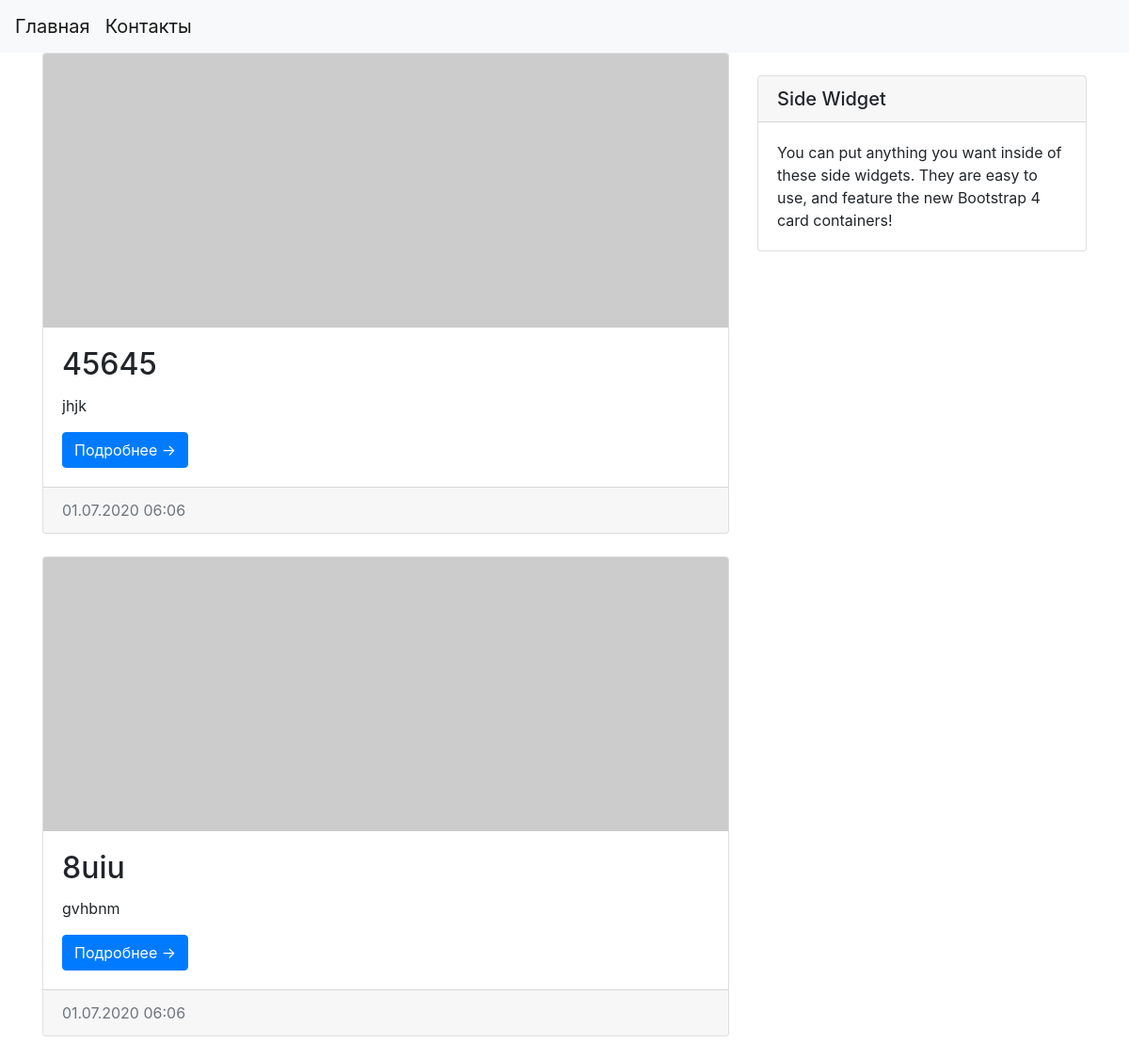
Before: / with the older database file.
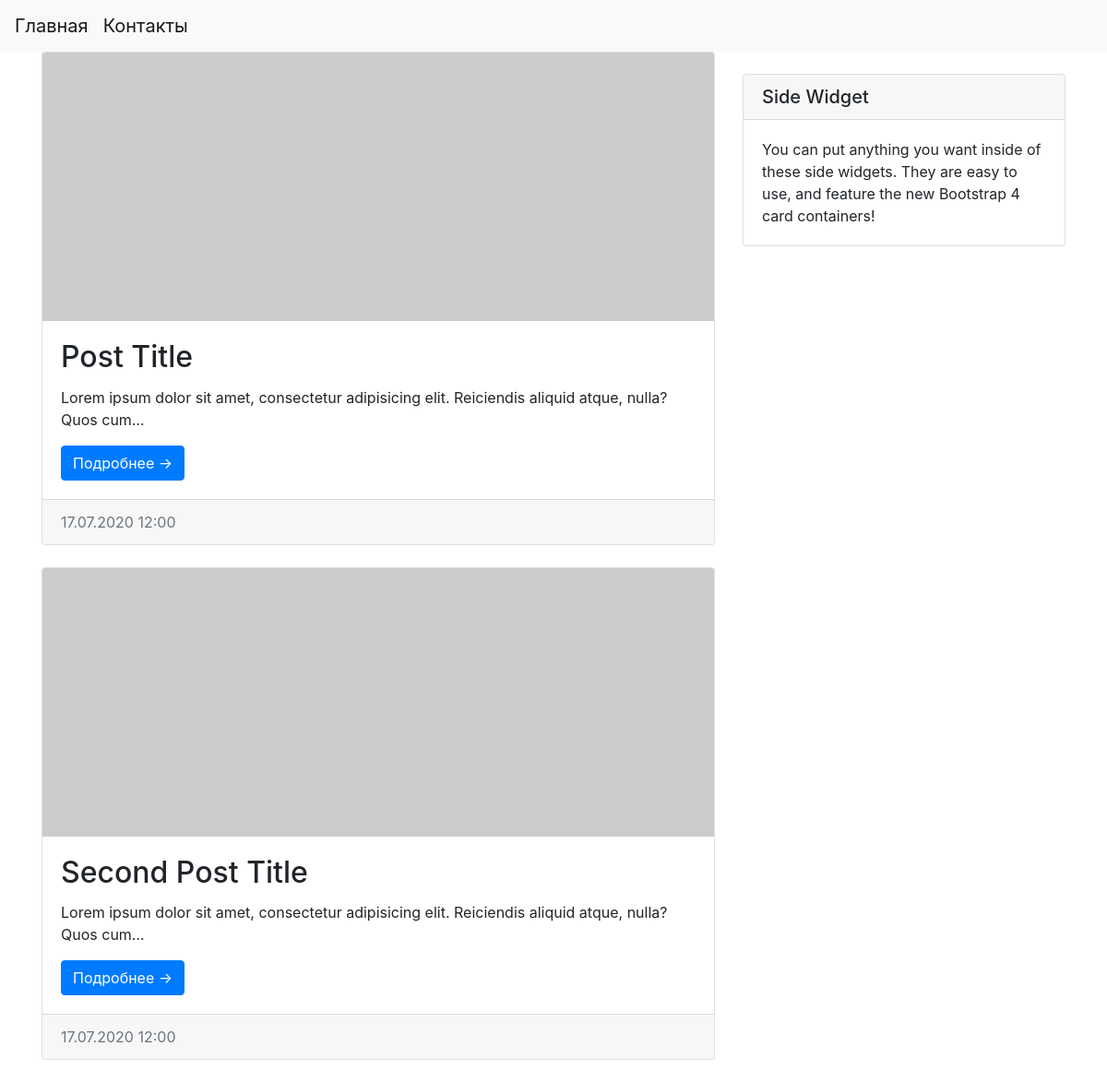
After: the same page with the newer database file.
### web/models.py (models this page shows)
class Publication(models.Model):
    title = models.CharField(max_length=128)
    text = models.TextField()
    date = models.DateTimeField(default=datetime.now())

### web/views.py (the view)
# urls.py: path('', views.main),
def main(request):
    publications_sorted = Publication.objects.order_by('-date')
    return render(request, 'main.html', {'publications': publications_sorted})

### templates/mysite/main.html (shortened to what this page needs)
{% extends "base.html" %}
{% block content %}
    {% for publication in publications %}
        <div class="card mb-4">
          <img class="card-img-top" src="http://placehold.it/750x300" alt="Card image cap">
          <div class="card-body">
            <h2 class="card-title">{{ publication.title }}</h2>
            <p class="card-text">{{ publication.text|truncatechars:100 }}</p>
            <a href="/publication/{{ publication.id }}" class="btn btn-primary">Подробнее →</a>
          </div>
          <div class="card-footer text-muted">
            {{ publication.date|date:"d.m.Y H:s" }}
          </div>
        </div>
    {% endfor %}
{% endblock %}

### templates/mysite/base.html (shortened to what this page needs)
<!DOCTYPE html>
<head>
    <link rel="stylesheet" href="https://stackpath.bootstrapcdn.com/bootstrap/4.5.0/css/bootstrap.min.css"
>
</head>
<body>
<nav class="navbar navbar-expand-lg navbar-light bg-light">
    <a class="navbar-brand" href="/">Главная</a>
    <div class="collapse navbar-collapse" id="navbarNav">
        <ul class="navbar-nav mr-auto">
            <li class="nav-item">
                <a class="navbar-brand" href="/contacts">Контакты</a>
            </li>
        </ul>
    </div>
</nav>
<div class="container">
    <div class="row">
        <div class="col-md-8">
            {% block content %}{% endblock %}
        </div>
        <div class="col-md-4">
            <div class="card my-4">
                <h5 class="card-header">Side Widget</h5>
                <div class="card-body">
                    You can put anything you want inside of these side widgets. They are easy to use, and feature the
                    new Bootstrap 4 card containers!
                </div>
            </div>
        </div>
    </div>
</div>
</body>

Changed rows visible on the page:
removed Publication: title "45645", text "jhjk", date "01.07.2020 06:06"
removed Publication: title "8uiu", text "gvhbnm", date "01.07.2020 06:06"
added Publication: title "Post Title", text "Lorem ipsum dolor sit amet, consectetur adipisicing elit. Reiciendis aliquid atque, nulla? Quos cum…", date "17.07.2020 12:00"
added Publication: title "Second Post Title", text "Lorem ipsum dolor sit amet, consectetur adipisicing elit. Reiciendis aliquid atque, nulla? Quos cum…", date "17.07.2020 12:00"
